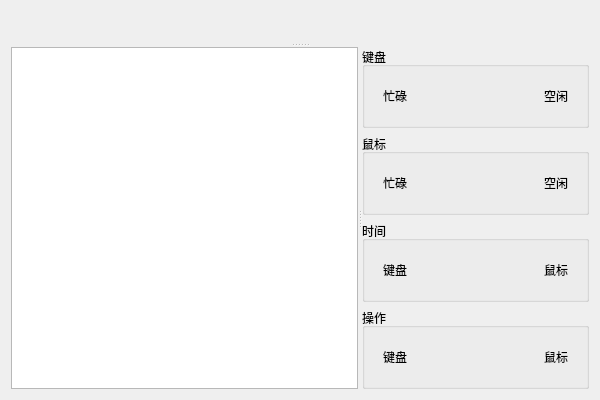
<?xml version="1.0" encoding="UTF-8"?>
<ui version="4.0">
 <class>ProgramWidget</class>
 <widget class="QWidget" name="ProgramWidget">
  <property name="geometry">
   <rect>
    <x>0</x>
    <y>0</y>
    <width>600</width>
    <height>400</height>
   </rect>
  </property>
  <property name="windowTitle">
   <string>Form</string>
  </property>
  <layout class="QGridLayout" name="gridLayout">
   <item row="0" column="0">
    <widget class="QSplitter" name="splitter_2">
     <property name="orientation">
      <enum>Qt::Vertical</enum>
     </property>
     <widget class="ActivePeriodChart" name="activePeriod" native="true"/>
     <widget class="QSplitter" name="splitter">
      <property name="orientation">
       <enum>Qt::Horizontal</enum>
      </property>
      <widget class="QTableView" name="comboKeyTable">
       <property name="editTriggers">
        <set>QAbstractItemView::NoEditTriggers</set>
       </property>
       <property name="sortingEnabled">
        <bool>true</bool>
       </property>
      </widget>
      <widget class="QWidget" name="layoutWidget">
       <layout class="QVBoxLayout" name="verticalLayout">
        <item>
         <widget class="QGroupBox" name="groupBox_5">
          <property name="title">
           <string>键盘</string>
          </property>
          <layout class="QGridLayout" name="gridLayout_11">
           <item row="0" column="0">
            <widget class="HabitDial" name="keyboardBusy" native="true">
             <property name="minimumSize">
              <size>
               <width>100</width>
               <height>30</height>
              </size>
             </property>
             <property name="toolTip">
              <string>键盘忙碌与否</string>
             </property>
             <layout class="QHBoxLayout" name="horizontalLayout_3">
              <item>
               <widget class="QLabel" name="label_6">
                <property name="minimumSize">
                 <size>
                  <width>0</width>
                  <height>12</height>
                 </size>
                </property>
                <property name="text">
                 <string>忙碌</string>
                </property>
               </widget>
              </item>
              <item>
               <spacer name="horizontalSpacer_3">
                <property name="orientation">
                 <enum>Qt::Horizontal</enum>
                </property>
                <property name="sizeHint" stdset="0">
                 <size>
                  <width>50</width>
                  <height>9</height>
                 </size>
                </property>
               </spacer>
              </item>
              <item>
               <widget class="QLabel" name="label_5">
                <property name="minimumSize">
                 <size>
                  <width>0</width>
                  <height>12</height>
                 </size>
                </property>
                <property name="text">
                 <string>空闲</string>
                </property>
               </widget>
              </item>
             </layout>
            </widget>
           </item>
          </layout>
         </widget>
        </item>
        <item>
         <widget class="QGroupBox" name="groupBox_6">
          <property name="title">
           <string>鼠标</string>
          </property>
          <layout class="QGridLayout" name="gridLayout_10">
           <item row="0" column="0">
            <widget class="HabitDial" name="mouseBusy" native="true">
             <property name="minimumSize">
              <size>
               <width>100</width>
               <height>30</height>
              </size>
             </property>
             <property name="toolTip">
              <string>鼠标忙碌与否</string>
             </property>
             <layout class="QHBoxLayout" name="horizontalLayout_4">
              <item>
               <widget class="QLabel" name="label_8">
                <property name="minimumSize">
                 <size>
                  <width>0</width>
                  <height>12</height>
                 </size>
                </property>
                <property name="text">
                 <string>忙碌</string>
                </property>
               </widget>
              </item>
              <item>
               <spacer name="horizontalSpacer_4">
                <property name="orientation">
                 <enum>Qt::Horizontal</enum>
                </property>
                <property name="sizeHint" stdset="0">
                 <size>
                  <width>51</width>
                  <height>9</height>
                 </size>
                </property>
               </spacer>
              </item>
              <item>
               <widget class="QLabel" name="label_7">
                <property name="minimumSize">
                 <size>
                  <width>0</width>
                  <height>12</height>
                 </size>
                </property>
                <property name="text">
                 <string>空闲</string>
                </property>
               </widget>
              </item>
             </layout>
            </widget>
           </item>
          </layout>
         </widget>
        </item>
        <item>
         <widget class="QGroupBox" name="groupBox_4">
          <property name="title">
           <string>时间</string>
          </property>
          <layout class="QGridLayout" name="gridLayout_9">
           <item row="0" column="0">
            <widget class="HabitDial" name="deviceTime" native="true">
             <property name="minimumSize">
              <size>
               <width>100</width>
               <height>30</height>
              </size>
             </property>
             <property name="toolTip">
              <string>鼠标键盘活跃时间的对比</string>
             </property>
             <layout class="QHBoxLayout" name="horizontalLayout">
              <item>
               <widget class="QLabel" name="label">
                <property name="minimumSize">
                 <size>
                  <width>0</width>
                  <height>12</height>
                 </size>
                </property>
                <property name="text">
                 <string>键盘</string>
                </property>
               </widget>
              </item>
              <item>
               <spacer name="horizontalSpacer">
                <property name="orientation">
                 <enum>Qt::Horizontal</enum>
                </property>
                <property name="sizeHint" stdset="0">
                 <size>
                  <width>29</width>
                  <height>9</height>
                 </size>
                </property>
               </spacer>
              </item>
              <item>
               <widget class="QLabel" name="label_2">
                <property name="minimumSize">
                 <size>
                  <width>0</width>
                  <height>12</height>
                 </size>
                </property>
                <property name="text">
                 <string>鼠标</string>
                </property>
               </widget>
              </item>
             </layout>
            </widget>
           </item>
          </layout>
         </widget>
        </item>
        <item>
         <widget class="QGroupBox" name="groupBox_3">
          <property name="title">
           <string>操作</string>
          </property>
          <layout class="QGridLayout" name="gridLayout_8">
           <item row="0" column="0">
            <widget class="HabitDial" name="deviceOperation" native="true">
             <property name="minimumSize">
              <size>
               <width>100</width>
               <height>30</height>
              </size>
             </property>
             <property name="toolTip">
              <string>鼠标键盘操作次数的对比</string>
             </property>
             <layout class="QHBoxLayout" name="horizontalLayout_2">
              <item>
               <widget class="QLabel" name="label_4">
                <property name="minimumSize">
                 <size>
                  <width>0</width>
                  <height>12</height>
                 </size>
                </property>
                <property name="text">
                 <string>键盘</string>
                </property>
               </widget>
              </item>
              <item>
               <spacer name="horizontalSpacer_2">
                <property name="orientation">
                 <enum>Qt::Horizontal</enum>
                </property>
                <property name="sizeHint" stdset="0">
                 <size>
                  <width>72</width>
                  <height>9</height>
                 </size>
                </property>
               </spacer>
              </item>
              <item>
               <widget class="QLabel" name="label_3">
                <property name="minimumSize">
                 <size>
                  <width>0</width>
                  <height>12</height>
                 </size>
                </property>
                <property name="text">
                 <string>鼠标</string>
                </property>
               </widget>
              </item>
             </layout>
            </widget>
           </item>
          </layout>
         </widget>
        </item>
       </layout>
      </widget>
     </widget>
    </widget>
   </item>
  </layout>
 </widget>
 <customwidgets>
  <customwidget>
   <class>HabitDial</class>
   <extends>QWidget</extends>
   <header>habitdial.h</header>
   <container>1</container>
  </customwidget>
  <customwidget>
   <class>ActivePeriodChart</class>
   <extends>QWidget</extends>
   <header>activeperiodchart.h</header>
   <container>1</container>
  </customwidget>
 </customwidgets>
 <resources/>
 <connections/>
</ui>
